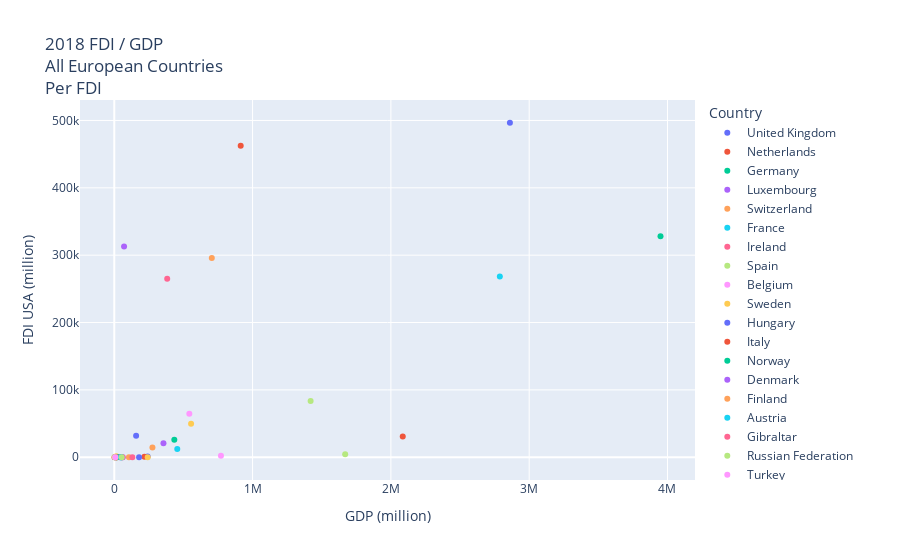

The code cell stored with this chart in its notebook:
### Code cell
# create scatter plot showing relationship between FDI and GDP for all countries
europe_fdi_gdp_scatter = px.scatter(
    europe_format_name,
    x="GDP (million)",
    y="FDI USA (million)",
    title="2018 FDI / GDP<br>All European Countries<br>Per FDI",
    color="Country",
)
europe_fdi_gdp_scatter.write_image("europe_fdi_gdp_scatter.png")
europe_fdi_gdp_scatter

### Figure 1 — Plotly figure (JSON) as saved in the notebook; plotly's stock layout.template omitted (floating-point values rounded to 4 significant figures)
{"data": [{"hovertemplate": "Country=United Kingdom<br>GDP (million)=%{x}<br>FDI USA (million)=%{y}<extra></extra>", "legendgroup": "United Kingdom", "marker": {"color": "#636efa", "symbol": "circle"}, "mode": "markers", "name": "United Kingdom", "orientation": "v", "showlegend": true, "type": "scatter", "x": [2861000.0], "xaxis": "x", "y": [496622], "yaxis": "y"}, {"hovertemplate": "Country=Netherlands<br>GDP (million)=%{x}<br>FDI USA (million)=%{y}<extra></extra>", "legendgroup": "Netherlands", "marker": {"color": "#EF553B", "symbol": "circle"}, "mode": "markers", "name": "Netherlands", "orientation": "v", "showlegend": true, "type": "scatter", "x": [914100.0], "xaxis": "x", "y": [462303], "yaxis": "y"}, {"hovertemplate": "Country=Germany<br>GDP (million)=%{x}<br>FDI USA (million)=%{y}<extra></extra>", "legendgroup": "Germany", "marker": {"color": "#00cc96", "symbol": "circle"}, "mode": "markers", "name": "Germany", "orientation": "v", "showlegend": true, "type": "scatter", "x": [3950000.0], "xaxis": "x", "y": [328124], "yaxis": "y"}, {"hovertemplate": "Country=Luxembourg<br>GDP (million)=%{x}<br>FDI USA (million)=%{y}<extra></extra>", "legendgroup": "Luxembourg", "marker": {"color": "#ab63fa", "symbol": "circle"}, "mode": "markers", "name": "Luxembourg", "orientation": "v", "showlegend": true, "type": "scatter", "x": [70920.0], "xaxis": "x", "y": [312976], "yaxis": "y"}, {"hovertemplate": "Country=Switzerland<br>GDP (million)=%{x}<br>FDI USA (million)=%{y}<extra></extra>", "legendgroup": "Switzerland", "marker": {"color": "#FFA15A", "symbol": "circle"}, "mode": "markers", "name": "Switzerland", "orientation": "v", "showlegend": true, "type": "scatter", "x": [705100.0], "xaxis": "x", "y": [295783], "yaxis": "y"}, {"hovertemplate": "Country=France<br>GDP (million)=%{x}<br>FDI USA (million)=%{y}<extra></extra>", "legendgroup": "France", "marker": {"color": "#19d3f3", "symbol": "circle"}, "mode": "markers", "name": "France", "orientation": "v", "showlegend": true, "type": "scatter", "x": [2788000.0], "xaxis": "x", "y": [268169], "yaxis": "y"}, {"hovertemplate": "Country=Ireland<br>GDP (million)=%{x}<br>FDI USA (million)=%{y}<extra></extra>", "legendgroup": "Ireland", "marker": {"color": "#FF6692", "symbol": "circle"}, "mode": "markers", "name": "Ireland", "orientation": "v", "showlegend": true, "type": "scatter", "x": [382700.0], "xaxis": "x", "y": [265004], "yaxis": "y"}, {"hovertemplate": "Country=Spain<br>GDP (million)=%{x}<br>FDI USA (million)=%{y}<extra></extra>", "legendgroup": "Spain", "marker": {"color": "#B6E880", "symbol": "circle"}, "mode": "markers", "name": "Spain", "orientation": "v", "showlegend": true, "type": "scatter", "x": [1420000.0], "xaxis": "x", "y": [83379], "yaxis": "y"}, {"hovertemplate": "Country=Belgium<br>GDP (million)=%{x}<br>FDI USA (million)=%{y}<extra></extra>", "legendgroup": "Belgium", "marker": {"color": "#FF97FF", "symbol": "circle"}, "mode": "markers", "name": "Belgium", "orientation": "v", "showlegend": true, "type": "scatter", "x": [542700.0], "xaxis": "x", "y": [64661], "yaxis": "y"}, {"hovertemplate": "Country=Sweden<br>GDP (million)=%{x}<br>FDI USA (million)=%{y}<extra></extra>", "legendgroup": "Sweden", "marker": {"color": "#FECB52", "symbol": "circle"}, "mode": "markers", "name": "Sweden", "orientation": "v", "showlegend": true, "type": "scatter", "x": [555500.0], "xaxis": "x", "y": [49546], "yaxis": "y"}, {"hovertemplate": "Country=Hungary<br>GDP (million)=%{x}<br>FDI USA (million)=%{y}<extra></extra>", "legendgroup": "Hungary", "marker": {"color": "#636efa", "symbol": "circle"}, "mode": "markers", "name": "Hungary", "orientation": "v", "showlegend": true, "type": "scatter", "x": [157900.0], "xaxis": "x", "y": [31730], "yaxis": "y"}, {"hovertemplate": "Country=Italy<br>GDP (million)=%{x}<br>FDI USA (million)=%{y}<extra></extra>", "legendgroup": "Italy", "marker": {"color": "#EF553B", "symbol": "circle"}, "mode": "markers", "name": "Italy", "orientation": "v", "showlegend": true, "type": "scatter", "x": [2086000.0], "xaxis": "x", "y": [30749], "yaxis": "y"}, {"hovertemplate": "Country=Norway<br>GDP (million)=%{x}<br>FDI USA (million)=%{y}<extra></extra>", "legendgroup": "Norway", "marker": {"color": "#00cc96", "symbol": "circle"}, "mode": "markers", "name": "Norway", "orientation": "v", "showlegend": true, "type": "scatter", "x": [434200.0], "xaxis": "x", "y": [26007], "yaxis": "y"}, {"hovertemplate": "Country=Denmark<br>GDP (million)=%{x}<br>FDI USA (million)=%{y}<extra></extra>", "legendgroup": "Denmark", "marker": {"color": "#ab63fa", "symbol": "circle"}, "mode": "markers", "name": "Denmark", "orientation": "v", "showlegend": true, "type": "scatter", "x": [355700.0], "xaxis": "x", "y": [20654], "yaxis": "y"}, {"hovertemplate": "Country=Finland<br>GDP (million)=%{x}<br>FDI USA (million)=%{y}<extra></extra>", "legendgroup": "Finland", "marker": {"color": "#FFA15A", "symbol": "circle"}, "mode": "markers", "name": "Finland", "orientation": "v", "showlegend": true, "type": "scatter", "x": [275900.0], "xaxis": "x", "y": [14464], "yaxis": "y"}, {"hovertemplate": "Country=Austria<br>GDP (million)=%{x}<br>FDI USA (million)=%{y}<extra></extra>", "legendgroup": "Austria", "marker": {"color": "#19d3f3", "symbol": "circle"}, "mode": "markers", "name": "Austria", "orientation": "v", "showlegend": true, "type": "scatter", "x": [455500.0], "xaxis": "x", "y": [12392], "yaxis": "y"}, {"hovertemplate": "Country=Gibraltar<br>GDP (million)=%{x}<br>FDI USA (million)=%{y}<extra></extra>", "legendgroup": "Gibraltar", "marker": {"color": "#FF6692", "symbol": "circle"}, "mode": "markers", "name": "Gibraltar", "orientation": "v", "showlegend": true, "type": "scatter", "x": [null], "xaxis": "x", "y": [9367], "yaxis": "y"}, {"hovertemplate": "Country=Russian Federation<br>GDP (million)=%{x}<br>FDI USA (million)=%{y}<extra></extra>", "legendgroup": "Russian Federation", "marker": {"color": "#B6E880", "symbol": "circle"}, "mode": "markers", "name": "Russian Federation", "orientation": "v", "showlegend": true, "type": "scatter", "x": [1670000.0], "xaxis": "x", "y": [4455], "yaxis": "y"}, {"hovertemplate": "Country=Turkey<br>GDP (million)=%{x}<br>FDI USA (million)=%{y}<extra></extra>", "legendgroup": "Turkey", "marker": {"color": "#FF97FF", "symbol": "circle"}, "mode": "markers", "name": "Turkey", "orientation": "v", "showlegend": true, "type": "scatter", "x": [771400.0], "xaxis": "x", "y": [2175], "yaxis": "y"}, {"hovertemplate": "Country=Malta<br>GDP (million)=%{x}<br>FDI USA (million)=%{y}<extra></extra>", "legendgroup": "Malta", "marker": {"color": "#FECB52", "symbol": "circle"}, "mode": "markers", "name": "Malta", "orientation": "v", "showlegend": true, "type": "scatter", "x": [14600.0], "xaxis": "x", "y": [1557], "yaxis": "y"}, {"hovertemplate": "Country=Portugal<br>GDP (million)=%{x}<br>FDI USA (million)=%{y}<extra></extra>", "legendgroup": "Portugal", "marker": {"color": "#636efa", "symbol": "circle"}, "mode": "markers", "name": "Portugal", "orientation": "v", "showlegend": true, "type": "scatter", "x": [241300.0], "xaxis": "x", "y": [1056], "yaxis": "y"}, {"hovertemplate": "Country=Greece<br>GDP (million)=%{x}<br>FDI USA (million)=%{y}<extra></extra>", "legendgroup": "Greece", "marker": {"color": "#EF553B", "symbol": "circle"}, "mode": "markers", "name": "Greece", "orientation": "v", "showlegend": true, "type": "scatter", "x": [218100.0], "xaxis": "x", "y": [639], "yaxis": "y"}, {"hovertemplate": "Country=Cyprus<br>GDP (million)=%{x}<br>FDI USA (million)=%{y}<extra></extra>", "legendgroup": "Cyprus", "marker": {"color": "#00cc96", "symbol": "circle"}, "mode": "markers", "name": "Cyprus", "orientation": "v", "showlegend": true, "type": "scatter", "x": [24960.0], "xaxis": "x", "y": [323], "yaxis": "y"}, {"hovertemplate": "Country=Croatia<br>GDP (million)=%{x}<br>FDI USA (million)=%{y}<extra></extra>", "legendgroup": "Croatia", "marker": {"color": "#ab63fa", "symbol": "circle"}, "mode": "markers", "name": "Croatia", "orientation": "v", "showlegend": true, "type": "scatter", "x": [60990.0], "xaxis": "x", "y": [19], "yaxis": "y"}, {"hovertemplate": "Country=Slovak Republic<br>GDP (million)=%{x}<br>FDI USA (million)=%{y}<extra></extra>", "legendgroup": "Slovak Republic", "marker": {"color": "#FFA15A", "symbol": "circle"}, "mode": "markers", "name": "Slovak Republic", "orientation": "v", "showlegend": true, "type": "scatter", "x": [105800.0], "xaxis": "x", "y": [14], "yaxis": "y"}, {"hovertemplate": "Country=Slovenia<br>GDP (million)=%{x}<br>FDI USA (million)=%{y}<extra></extra>", "legendgroup": "Slovenia", "marker": {"color": "#19d3f3", "symbol": "circle"}, "mode": "markers", "name": "Slovenia", "orientation": "v", "showlegend": true, "type": "scatter", "x": [54030.0], "xaxis": "x", "y": [6], "yaxis": "y"}, {"hovertemplate": "Country=Belarus<br>GDP (million)=%{x}<br>FDI USA (million)=%{y}<extra></extra>", "legendgroup": "Belarus", "marker": {"color": "#FF6692", "symbol": "circle"}, "mode": "markers", "name": "Belarus", "orientation": "v", "showlegend": true, "type": "scatter", "x": [60030.0], "xaxis": "x", "y": [4], "yaxis": "y"}, {"hovertemplate": "Country=Serbia<br>GDP (million)=%{x}<br>FDI USA (million)=%{y}<extra></extra>", "legendgroup": "Serbia", "marker": {"color": "#B6E880", "symbol": "circle"}, "mode": "markers", "name": "Serbia", "orientation": "v", "showlegend": true, "type": "scatter", "x": [50600.0], "xaxis": "x", "y": [3], "yaxis": "y"}, {"hovertemplate": "Country=Armenia<br>GDP (million)=%{x}<br>FDI USA (million)=%{y}<extra></extra>", "legendgroup": "Armenia", "marker": {"color": "#FF97FF", "symbol": "circle"}, "mode": "markers", "name": "Armenia", "orientation": "v", "showlegend": true, "type": "scatter", "x": [12460.0], "xaxis": "x", "y": [3], "yaxis": "y"}, {"hovertemplate": "Country=Romania<br>GDP (million)=%{x}<br>FDI USA (million)=%{y}<extra></extra>", "legendgroup": "Romania", "marker": {"color": "#FECB52", "symbol": "circle"}, "mode": "markers", "name": "Romania", "orientation": "v", "showlegend": true, "type": "scatter", "x": [241600.0], "xaxis": "x", "y": [3], "yaxis": "y"}, {"hovertemplate": "Country=Uzbekistan<br>GDP (million)=%{x}<br>FDI USA (million)=%{y}<extra></extra>", "legendgroup": "Uzbekistan", "marker": {"color": "#636efa", "symbol": "circle"}, "mode": "markers", "name": "Uzbekistan", "orientation": "v", "showlegend": true, "type": "scatter", "x": [50390.0], "xaxis": "x", "y": [0], "yaxis": "y"}, {"hovertemplate": "Country=San Marino<br>GDP (million)=%{x}<br>FDI USA (million)=%{y}<extra></extra>", "legendgroup": "San Marino", "marker": {"color": "#EF553B", "symbol": "circle"}, "mode": "markers", "name": "San Marino", "orientation": "v", "showlegend": true, "type": "scatter", "x": [1638.0], "xaxis": "x", "y": [0], "yaxis": "y"}, {"hovertemplate": "Country=Tajikistan<br>GDP (million)=%{x}<br>FDI USA (million)=%{y}<extra></extra>", "legendgroup": "Tajikistan", "marker": {"color": "#00cc96", "symbol": "circle"}, "mode": "markers", "name": "Tajikistan", "orientation": "v", "showlegend": true, "type": "scatter", "x": [7523.0], "xaxis": "x", "y": [0], "yaxis": "y"}, {"hovertemplate": "Country=Turkmenistan<br>GDP (million)=%{x}<br>FDI USA (million)=%{y}<extra></extra>", "legendgroup": "Turkmenistan", "marker": {"color": "#ab63fa", "symbol": "circle"}, "mode": "markers", "name": "Turkmenistan", "orientation": "v", "showlegend": true, "type": "scatter", "x": [40760.0], "xaxis": "x", "y": [0], "yaxis": "y"}, {"hovertemplate": "Country=Albania<br>GDP (million)=%{x}<br>FDI USA (million)=%{y}<extra></extra>", "legendgroup": "Albania", "marker": {"color": "#FFA15A", "symbol": "circle"}, "mode": "markers", "name": "Albania", "orientation": "v", "showlegend": true, "type": "scatter", "x": [15150.0], "xaxis": "x", "y": [0], "yaxis": "y"}, {"hovertemplate": "Country=Montenegro<br>GDP (million)=%{x}<br>FDI USA (million)=%{y}<extra></extra>", "legendgroup": "Montenegro", "marker": {"color": "#19d3f3", "symbol": "circle"}, "mode": "markers", "name": "Montenegro", "orientation": "v", "showlegend": true, "type": "scatter", "x": [5507.0], "xaxis": "x", "y": [0], "yaxis": "y"}, {"hovertemplate": "Country=Moldova<br>GDP (million)=%{x}<br>FDI USA (million)=%{y}<extra></extra>", "legendgroup": "Moldova", "marker": {"color": "#FF6692", "symbol": "circle"}, "mode": "markers", "name": "Moldova", "orientation": "v", "showlegend": true, "type": "scatter", "x": [11460.0], "xaxis": "x", "y": [0], "yaxis": "y"}, {"hovertemplate": "Country=Andorra<br>GDP (million)=%{x}<br>FDI USA (million)=%{y}<extra></extra>", "legendgroup": "Andorra", "marker": {"color": "#B6E880", "symbol": "circle"}, "mode": "markers", "name": "Andorra", "orientation": "v", "showlegend": true, "type": "scatter", "x": [3218.0], "xaxis": "x", "y": [0], "yaxis": "y"}, {"hovertemplate": "Country=Kyrgyz Republic<br>GDP (million)=%{x}<br>FDI USA (million)=%{y}<extra></extra>", "legendgroup": "Kyrgyz Republic", "marker": {"color": "#FF97FF", "symbol": "circle"}, "mode": "markers", "name": "Kyrgyz Republic", "orientation": "v", "showlegend": true, "type": "scatter", "x": [8271.0], "xaxis": "x", "y": [0], "yaxis": "y"}, {"hovertemplate": "Country=Kosovo<br>GDP (million)=%{x}<br>FDI USA (million)=%{y}<extra></extra>", "legendgroup": "Kosovo", "marker": {"color": "#FECB52", "symbol": "circle"}, "mode": "markers", "name": "Kosovo", "orientation": "v", "showlegend": true, "type": "scatter", "x": [7943.0], "xaxis": "x", "y": [0], "yaxis": "y"}, {"hovertemplate": "Country=Kazakhstan<br>GDP (million)=%{x}<br>FDI USA (million)=%{y}<extra></extra>", "legendgroup": "Kazakhstan", "marker": {"color": "#636efa", "symbol": "circle"}, "mode": "markers", "name": "Kazakhstan", "orientation": "v", "showlegend": true, "type": "scatter", "x": [179300.0], "xaxis": "x", "y": [0], "yaxis": "y"}, {"hovertemplate": "Country=Georgia<br>GDP (million)=%{x}<br>FDI USA (million)=%{y}<extra></extra>", "legendgroup": "Georgia", "marker": {"color": "#EF553B", "symbol": "circle"}, "mode": "markers", "name": "Georgia", "orientation": "v", "showlegend": true, "type": "scatter", "x": [17600.0], "xaxis": "x", "y": [0], "yaxis": "y"}, {"hovertemplate": "Country=Bosnia and Herzegovina<br>GDP (million)=%{x}<br>FDI USA (million)=%{y}<extra></extra>", "legendgroup": "Bosnia and Herzegovina", "marker": {"color": "#00cc96", "symbol": "circle"}, "mode": "markers", "name": "Bosnia and Herzegovina", "orientation": "v", "showlegend": true, "type": "scatter", "x": [20180.0], "xaxis": "x", "y": [0], "yaxis": "y"}, {"hovertemplate": "Country=Vatican City<br>GDP (million)=%{x}<br>FDI USA (million)=%{y}<extra></extra>", "legendgroup": "Vatican City", "marker": {"color": "#ab63fa", "symbol": "circle"}, "mode": "markers", "name": "Vatican City", "orientation": "v", "showlegend": true, "type": "scatter", "x": [null], "xaxis": "x", "y": [0], "yaxis": "y"}, {"hovertemplate": "Country=North Macedonia<br>GDP (million)=%{x}<br>FDI USA (million)=%{y}<extra></extra>", "legendgroup": "North Macedonia", "marker": {"color": "#FFA15A", "symbol": "circle"}, "mode": "markers", "name": "North Macedonia", "orientation": "v", "showlegend": true, "type": "scatter", "x": [12630.0], "xaxis": "x", "y": [-1], "yaxis": "y"}, {"hovertemplate": "Country=Azerbaijan<br>GDP (million)=%{x}<br>FDI USA (million)=%{y}<extra></extra>", "legendgroup": "Azerbaijan", "marker": {"color": "#19d3f3", "symbol": "circle"}, "mode": "markers", "name": "Azerbaijan", "orientation": "v", "showlegend": true, "type": "scatter", "x": [47110.0], "xaxis": "x", "y": [-2], "yaxis": "y"}, {"hovertemplate": "Country=Ukraine<br>GDP (million)=%{x}<br>FDI USA (million)=%{y}<extra></extra>", "legendgroup": "Ukraine", "marker": {"color": "#FF6692", "symbol": "circle"}, "mode": "markers", "name": "Ukraine", "orientation": "v", "showlegend": true, "type": "scatter", "x": [130900.0], "xaxis": "x", "y": [-3], "yaxis": "y"}, {"hovertemplate": "Country=Lithuania<br>GDP (million)=%{x}<br>FDI USA (million)=%{y}<extra></extra>", "legendgroup": "Lithuania", "marker": {"color": "#B6E880", "symbol": "circle"}, "mode": "markers", "name": "Lithuania", "orientation": "v", "showlegend": true, "type": "scatter", "x": [53460.0], "xaxis": "x", "y": [-4], "yaxis": "y"}, {"hovertemplate": "Country=Monaco<br>GDP (million)=%{x}<br>FDI USA (million)=%{y}<extra></extra>", "legendgroup": "Monaco", "marker": {"color": "#FF97FF", "symbol": "circle"}, "mode": "markers", "name": "Monaco", "orientation": "v", "showlegend": true, "type": "scatter", "x": [7188.0], "xaxis": "x", "y": [-26], "yaxis": "y"}], "layout": {"autosize": true, "legend": {"title": {"text": "Country"}, "tracegroupgap": 0}, "title": {"text": "2018 FDI / GDP<br>All European Countries<br>Per FDI"}, "xaxis": {"anchor": "y", "autorange": true, "domain": [0, 1], "range": [-247200.0, 4198000.0], "title": {"text": "GDP (million)"}, "type": "linear"}, "yaxis": {"anchor": "x", "autorange": true, "domain": [0, 1], "range": [-36400.0, 533000.0], "title": {"text": "FDI USA (million)"}, "type": "linear"}}}
